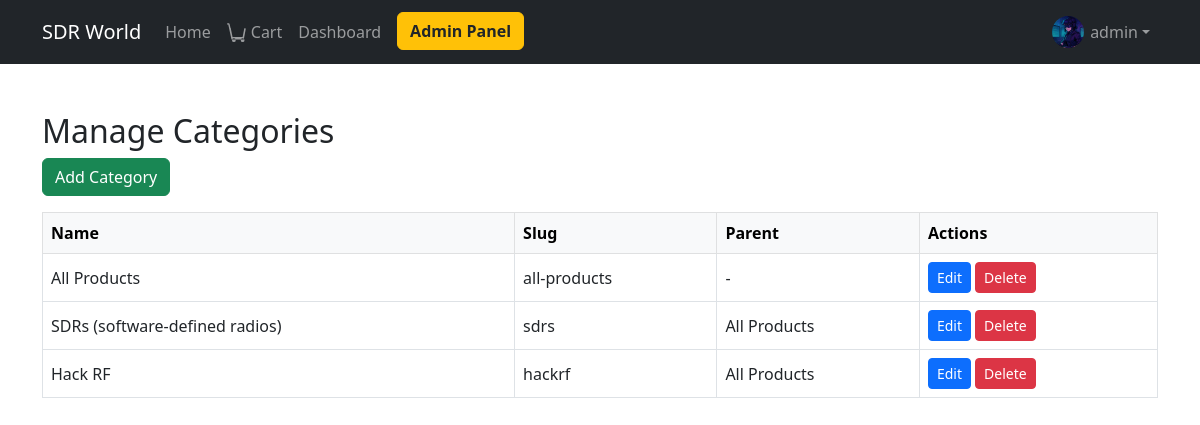
The app's page /adminpanel/categories/ (signed in) with its own data.
### accounts/models.py (models this page shows, shortened)
class UserProfile(models.Model):
    user = models.OneToOneField(User, on_delete=models.CASCADE)
    address = models.CharField(max_length=255, blank=True)
    phone = models.CharField(max_length=20, blank=True)
    avatar = models.ImageField(upload_to='avatars/', blank=True, null=True)

### products/models.py (models this page shows, shortened)
class Category(models.Model):
    name = models.CharField(max_length=100, unique=True)
    slug = models.SlugField(max_length=120, unique=True)
    parent = models.ForeignKey('self', null=True, blank=True, related_name='subcategories', on_delete=models.CASCADE)
    class Meta:
        verbose_name_plural = 'Categories'

### adminpanel/views.py (the view)
# urls.py: path('categories/', views.category_crud, name='category_crud'),
@user_passes_test(is_admin_or_editor)
def category_crud(request):
    categories = Category.objects.all()
    return render(request, 'adminpanel/category_crud.html', {'categories': categories})

### adminpanel/views.py (called while the page is built)
def is_admin_or_editor(user):
    return user.is_staff or user.is_superuser

### templates/adminpanel/category_crud.html (shortened to what this page needs)
{% extends 'base.html' %}
{% load crispy_forms_tags %}
{% block content %}
<div class="container mt-5">
    <h2>Manage Categories</h2>
    <button class="btn btn-success mb-3" data-bs-toggle="modal" data-bs-target="#addCategoryModal">Add Category</button>
    <table class="table table-bordered align-middle" id="categories-table">
        <thead class="table-light">
            <tr>
                <th>Name</th>
                <th>Slug</th>
                <th>Parent</th>
                <th>Actions</th>
            </tr>
        </thead>
        <tbody>
            {% for category in categories %}
            <tr data-category-id="{{ category.id }}">
                <td class="cat-name">{{ category.name }}</td>
                <td class="cat-slug">{{ category.slug }}</td>
                <td class="cat-parent">{% if category.parent %}{{ category.parent.name }}{% else %}-{% endif %}</td>
                <td>
                    <button class="btn btn-sm btn-primary edit-category-btn" data-id="{{ category.id }}" data-name="{{ category.name }}" data-slug="{{ category.slug }}" data-parent="{% if category.parent %}{{ category.parent.id }}{% else %}0{% endif %}">Edit</button>
                    <button class="btn btn-sm btn-danger delete-category-btn" data-id="{{ category.id }}" data-name="{{ category.name }}">Delete</button>
                </td>
            </tr>
            {% endfor %}
        </tbody>
    </table>
</div>
{% endblock %}

### templates/base.html (shortened to what this page needs)
<!DOCTYPE html>
<html lang="en">
<head>
    <link href="https://cdn.jsdelivr.net/npm/bootstrap@5.3.0/dist/css/bootstrap.min.css" rel="stylesheet">
</head>
<body>
    <nav class="navbar navbar-expand-lg navbar-dark bg-dark mb-4">
        <div class="container">
            <a class="navbar-brand" href="/">SDR World</a>
            <div class="collapse navbar-collapse" id="navbarNav">
                <ul class="navbar-nav me-auto mb-2 mb-lg-0">
                    <li class="nav-item"><a class="nav-link" href="/">Home</a></li>
                    <li class="nav-item">
                        <a class="nav-link d-flex align-items-center" href="{% url 'cart_view' %}">
                            Cart
                        </a>
                    </li>
                    {% if user.is_authenticated %}
                        <li class="nav-item"><a class="nav-link" href="{% url 'dashboard_home' %}">Dashboard</a></li>
                        {% if user.is_staff or user.is_superuser %}
                            <li class="nav-item">
                                <a class="btn btn-warning ms-2" href="{% url 'admin_dashboard' %}" style="color: #212529; font-weight: 600;">Admin Panel</a>
                            </li>
                        {% endif %}
                    {% endif %}
                </ul>
                <ul class="navbar-nav mb-2 mb-lg-0">
                    {% if user.is_authenticated %}
                        <li class="nav-item dropdown">
                            <a class="nav-link dropdown-toggle d-flex align-items-center" href="#" id="navbarDropdown" role="button" data-bs-toggle="dropdown" aria-expanded="false">
                                {% if user.userprofile.avatar and user.userprofile.avatar.name %}
                                    <img src="{{ user.userprofile.avatar.url }}" class="navbar-avatar" alt="avatar">
                                {% else %}
                                    <img src="https://ui-avatars.com/api/?name={{ user.username|urlencode }}&size=32" class="navbar-avatar" alt="avatar">
                                {% endif %}
                                {{ user.username }}
                            </a>
                        </li>
                    {% else %}
                        <li class="nav-item"><a class="nav-link" href="{% url 'login' %}">Login</a></li>
                        <li class="nav-item"><a class="nav-link" href="{% url 'register' %}">Register</a></li>
                    {% endif %}
                </ul>
            </div>
        </div>
    </nav>
    {% block content %}{% endblock %}
</body>
</html>

### templates/base.html (style rules this page uses)
.navbar-avatar { width: 32px; height: 32px; object-fit: cover; border-radius: 50%; margin-right: 6px; }

### records on screen
Category: name "All Products", slug "all-products"
Category: name "SDRs (software-defined radios)", slug "sdrs", parent.name "All Products"
Category: name "Hack RF", slug "hackrf", parent.name "All Products"

### other values on screen
{{ user.username }} "admin"
